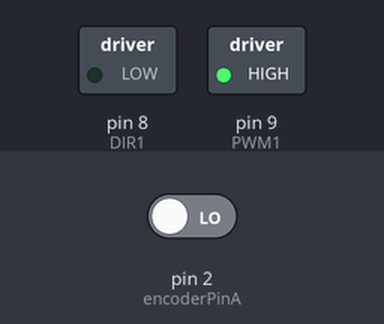
Simulated run of this sketch. Board: Arduino Uno, built with avr-gcc and run on an emulated ATmega328P. On the bench: switched loads named in the sketch (green lamp = pin HIGH). Inputs (shaded band) come from the test bench; at power-on: pin 2 (encoderPinA) LOW.

Above: at 0.1 s.
Timing chart, 0 to 1.6 s (numbered marks = the images above):
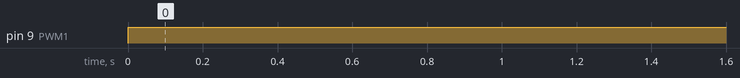

The sketch:

sketch_sep12a.ino
```cpp
#define encoderPinA 2
#define encoderPinB 3
#define DIR1 8
#define PWM1 9
volatile long encodercount = 0;
float prevenccount =0;

long previoustime = 0;
long eprevious = 0;
long eIntegral = 0;

void setup() {
  // put your setup code here, to run once:
  Serial.begin(9600);
  pinMode(DIR1, OUTPUT);
  pinMode(PWM1, OUTPUT);
  pinMode(encoderPinA, INPUT );
  pinMode(encoderPinB, INPUT );

  attachInterrupt(digitalPinToInterrupt(encoderPinA), handleencoder, RISING );
}

void loop() {
  int target = 360;
  float kp = 2.0;
  float kd = 0.1;
  float ki = 0.01;
  float u = pidController(target, kp, kd, ki);
  moveMotor(DIR1, PWM1, u);

  //Serial.print(target);
  //Serial.print(", ");
  //Serial.print(encodercount);
  // put your main code here, to run repeatedly:
  if(encodercount!=prevenccount)
  {
  Serial.println(encodercount);}
}


void handleencoder() {
  if (digitalRead(encoderPinA) > digitalRead(encoderPinB))
  { encodercount++;}
  else {encodercount--;}

  prevenccount=encodercount;
}

void moveMotor(int dirpin, int pwmpin, float u)
{
  float speed = fabs(u);
  if (speed > 255) {
    speed = 255;
  }

  int direction = 1;
  if (u < 0) {
    direction = 0;
  }

  digitalWrite(dirpin, direction);
  analogWrite(pwmpin, speed);
}

float pidController(int target, float kp, float kd, float ki )
{
  long currenttime = micros();
  float deltaT = ((float)(currenttime - previoustime) / 1.0e6) ;

  int e = encodercount - target;
  float ederivative = (e - eprevious) / deltaT;
  eIntegral = eIntegral + e * deltaT;
  float u = (kp * e) + (kd * ederivative) + (ki * eIntegral);
  previoustime = currenttime;
  eprevious = e;
  return u;
}
```

Measured:
- by itself, pin 9 (PWM1): LOW → HIGH at 0.00 s
